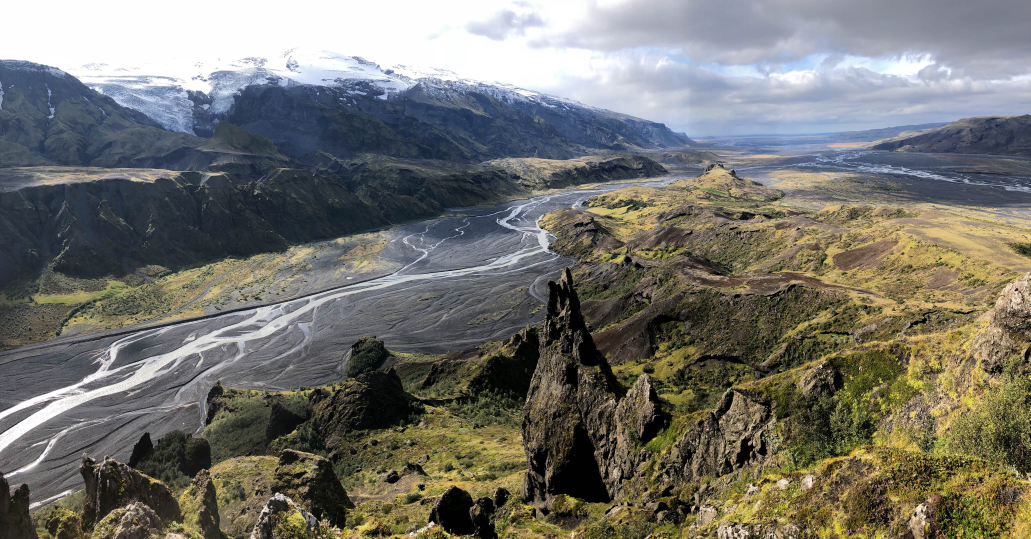
#> input picture photo1.jpg, 3092 x 1616 px, given in place of photo.jpg, which was not available (shown at 1/3 size)
$ python hw18.py   (older library calls are emulated)
#> lines starting #> are read from the running program, lines starting #| are printed output that depends on the picture; pictures that were not available may be replaced by others from this repository, and a replacement may not be noted
from PIL import Image
import os

def resizeByWidth(path, width, saveName):
    img = Image.open(path)
    print("Исходные размеры: {}х{}".format(img.size[0], img.size[1]))
    widthPercent = (width / float(img.size[0]))
    height = int((float(img.size[1]) * float(widthPercent)))
    resize(path, height, width, saveName)

def resizeByHeight(path, height, saveName):
#> called with path = 'photo.jpg', height = 100, saveName = 'photo_1'
    img = Image.open(path)
#> img is the input picture: PIL image 3092x1616 RGB; mean R, G, B 116.5, 115.6, 108.5
    print("Исходные размеры: {}х{}".format(img.size[0], img.size[1]))
#| Исходные размеры: 3092х1616
    heightPercent = (height / float(img.size[1]))
#> heightPercent = 0.0619
    width = int((float(img.size[0]) * float(heightPercent)))
#> width = 191
    resize(path, height, width, saveName)

def resize(path, height, width, saveName):
#> called with path = 'photo.jpg', height = 100, width = 191, saveName = 'photo_1'
    img = Image.open(path)
    print("Исходные размеры: {}х{}".format(img.size[0], img.size[1]))
#| Исходные размеры: 3092х1616
    img = img.resize((width, height), Image.ANTIALIAS)
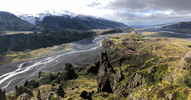
#> img: PIL image 191x100 RGB; mean R, G, B 116.5, 115.6, 108.5
    img.save('{}.jpg'.format(saveName))
    print("Результирующие размеры: {}х{}".format(img.size[0], img.size[1]))
#| Результирующие размеры: 191х100


path = 'photo.jpg'
resizeByHeight(path, 100, 'photo_1')
print()
resizeByWidth(path, 100, 'photo_2')
#| Исходные размеры: 3092х1616
#> call 2 of resize, with path = 'photo.jpg', height = 52, width = 100, saveName = 'photo_2'
#| Исходные размеры: 3092х1616
#> in resize (call 2), `img = img.resize((width, height), Image.ANTIALIAS)`:
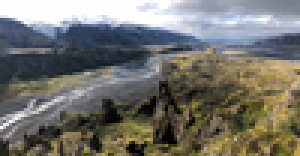
#> img: PIL image 100x52 RGB (shown 3 times larger); mean R, G, B 116.4, 115.6, 108.5
#| Результирующие размеры: 100х52
print()
resize(path, 100, 100, 'photo_3')
#> call 3 of resize, with path = 'photo.jpg', height = 100, width = 100, saveName = 'photo_3'
#| Исходные размеры: 3092х1616
#> in resize (call 3), `img = img.resize((width, height), Image.ANTIALIAS)`:
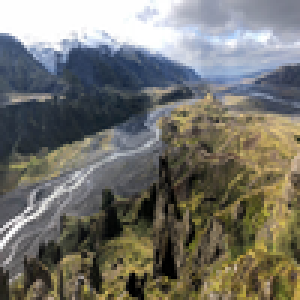
#> img: PIL image 100x100 RGB (shown 3 times larger); mean R, G, B 116.5, 115.6, 108.5
#| Результирующие размеры: 100х100
